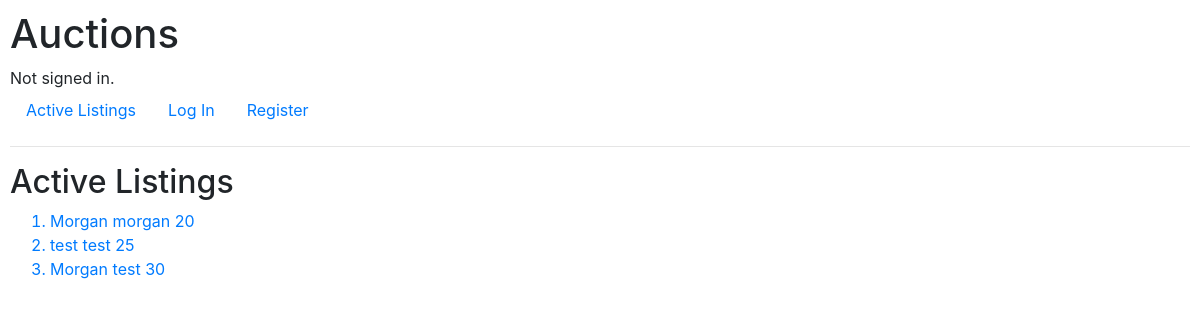
Page /auctions/ on the committed database.
### auctions/models.py (models this page shows)
class Listing(models.Model):
    creator = models.CharField(max_length=64)
    title = models.CharField(max_length=64)
    description = models.CharField(max_length=64)
    price = models.IntegerField()
    users = models.ManyToManyField(User, blank=True, related_name= "wishlist")
    def __str__(self):
        return f"{self.title} {self.description} {self.price}"

### auctions/views.py (the view)
# urls.py: path("", views.index, name="index"),
def index(request):
    return render(request, "auctions/index.html", {
        "listings": Listing.objects.all()
    })

### auctions/templates/auctions/index.html
{% extends "auctions/layout.html" %}
{% block body %}
    <h2>Active Listings</h2>
    <ol>
        {% for listing in listings %}
            <a href="{% url 'listing' listing.id %}"><li>{{ listing }}</li></a>
        {% endfor %}
    </ol>
{% endblock %}

### auctions/static/auctions/styles.css (style rules this page uses)
body { padding: 10px; }

### rows in the picture
Listing: title+description+price "Morgan morgan 20"
Listing: title+description+price "test test 25"
Listing: title+description+price "Morgan test 30"
